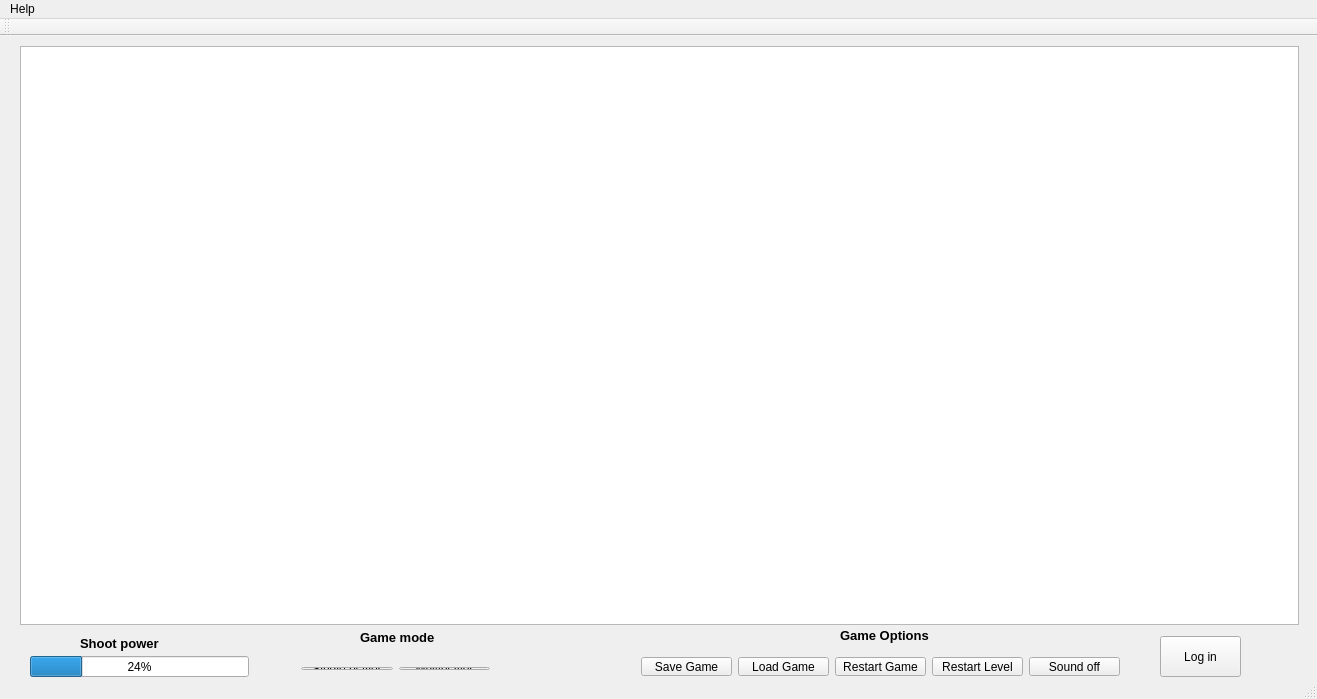
<?xml version="1.0" encoding="UTF-8"?>
<ui version="4.0">
 <class>MainWindow</class>
 <widget class="QMainWindow" name="MainWindow">
  <property name="geometry">
   <rect>
    <x>0</x>
    <y>0</y>
    <width>1317</width>
    <height>699</height>
   </rect>
  </property>
  <property name="windowTitle">
   <string>MainWindow</string>
  </property>
  <widget class="QWidget" name="centralWidget">
   <widget class="QGraphicsView" name="graphicsView">
    <property name="geometry">
     <rect>
      <x>20</x>
      <y>10</y>
      <width>1279</width>
      <height>579</height>
     </rect>
    </property>
   </widget>
   <widget class="QProgressBar" name="progressBar">
    <property name="geometry">
     <rect>
      <x>30</x>
      <y>620</y>
      <width>219</width>
      <height>21</height>
     </rect>
    </property>
    <property name="value">
     <number>24</number>
    </property>
   </widget>
   <widget class="QLabel" name="label_2">
    <property name="geometry">
     <rect>
      <x>360</x>
      <y>590</y>
      <width>81</width>
      <height>23</height>
     </rect>
    </property>
    <property name="text">
     <string>&lt;html&gt;&lt;head/&gt;&lt;body&gt;&lt;p&gt;&lt;span style=&quot; font-size:10pt; font-weight:600;&quot;&gt;Game mode&lt;/span&gt;&lt;/p&gt;&lt;/body&gt;&lt;/html&gt;</string>
    </property>
   </widget>
   <widget class="QLabel" name="label_3">
    <property name="geometry">
     <rect>
      <x>840</x>
      <y>590</y>
      <width>101</width>
      <height>20</height>
     </rect>
    </property>
    <property name="text">
     <string>&lt;html&gt;&lt;head/&gt;&lt;body&gt;&lt;p&gt;&lt;span style=&quot; font-size:10pt; font-weight:600;&quot;&gt;Game Options&lt;/span&gt;&lt;/p&gt;&lt;/body&gt;&lt;/html&gt;</string>
    </property>
   </widget>
   <widget class="QWidget" name="layoutWidget">
    <property name="geometry">
     <rect>
      <x>290</x>
      <y>620</y>
      <width>211</width>
      <height>25</height>
     </rect>
    </property>
    <layout class="QHBoxLayout" name="horizontalLayout">
     <item>
      <widget class="QPushButton" name="pushButton_Individual">
       <property name="text">
        <string>Single player</string>
       </property>
      </widget>
     </item>
     <item>
      <widget class="QPushButton" name="pushButton_multijugador">
       <property name="text">
        <string>Multiplayer</string>
       </property>
      </widget>
     </item>
    </layout>
   </widget>
   <widget class="QWidget" name="layoutWidget">
    <property name="geometry">
     <rect>
      <x>630</x>
      <y>610</y>
      <width>501</width>
      <height>41</height>
     </rect>
    </property>
    <layout class="QHBoxLayout" name="horizontalLayout_2">
     <item>
      <widget class="QPushButton" name="pushButton_guardar_partida">
       <property name="text">
        <string>Save Game</string>
       </property>
       <property name="checkable">
        <bool>false</bool>
       </property>
      </widget>
     </item>
     <item>
      <widget class="QPushButton" name="pushButton_cargar_partida">
       <property name="text">
        <string>Load Game</string>
       </property>
      </widget>
     </item>
     <item>
      <widget class="QPushButton" name="pushButton_reiniciar_juego">
       <property name="text">
        <string>Restart Game</string>
       </property>
      </widget>
     </item>
     <item>
      <widget class="QPushButton" name="pushButton_reiniciar_nivel">
       <property name="text">
        <string>Restart Level</string>
       </property>
      </widget>
     </item>
     <item>
      <widget class="QPushButton" name="pushButton_sound">
       <property name="text">
        <string>Sound off</string>
       </property>
      </widget>
     </item>
    </layout>
   </widget>
   <widget class="QLabel" name="label">
    <property name="geometry">
     <rect>
      <x>80</x>
      <y>600</y>
      <width>83</width>
      <height>16</height>
     </rect>
    </property>
    <property name="text">
     <string>&lt;html&gt;&lt;head/&gt;&lt;body&gt;&lt;p&gt;&lt;span style=&quot; font-size:10pt; font-weight:600;&quot;&gt;Shoot power&lt;/span&gt;&lt;/p&gt;&lt;/body&gt;&lt;/html&gt;</string>
    </property>
   </widget>
   <widget class="QPushButton" name="pushButton">
    <property name="geometry">
     <rect>
      <x>1160</x>
      <y>600</y>
      <width>81</width>
      <height>41</height>
     </rect>
    </property>
    <property name="text">
     <string>Log in</string>
    </property>
   </widget>
  </widget>
  <widget class="QMenuBar" name="menuBar">
   <property name="geometry">
    <rect>
     <x>0</x>
     <y>0</y>
     <width>1317</width>
     <height>21</height>
    </rect>
   </property>
   <widget class="QMenu" name="menuHelp">
    <property name="title">
     <string>Help</string>
    </property>
    <addaction name="actionRules"/>
    <addaction name="separator"/>
    <addaction name="actionClose_Game"/>
   </widget>
   <addaction name="menuHelp"/>
  </widget>
  <widget class="QToolBar" name="mainToolBar">
   <attribute name="toolBarArea">
    <enum>TopToolBarArea</enum>
   </attribute>
   <attribute name="toolBarBreak">
    <bool>false</bool>
   </attribute>
  </widget>
  <widget class="QStatusBar" name="statusBar"/>
  <action name="actionRules">
   <property name="text">
    <string>Rules</string>
   </property>
  </action>
  <action name="actionClose_Game">
   <property name="text">
    <string>Close Game</string>
   </property>
  </action>
 </widget>
 <layoutdefault spacing="6" margin="11"/>
 <resources/>
 <connections/>
</ui>
